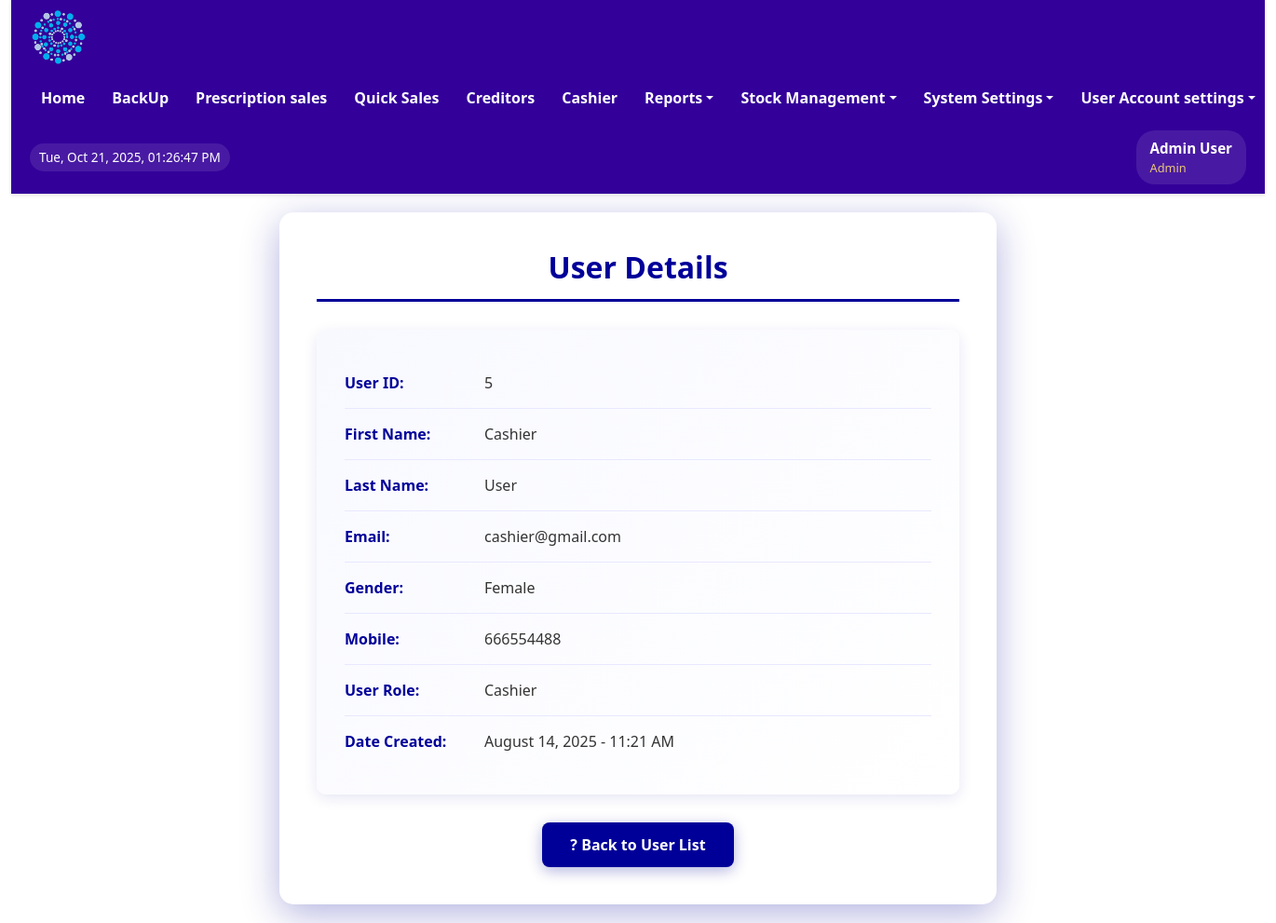
Page /views/view_user.php?user_id=5 (signed in) on the committed database.
### tables this page shows
CREATE TABLE IF NOT EXISTS `users` (
  `user_id` int NOT NULL AUTO_INCREMENT,
  `first_name` varchar(100) NOT NULL,
  `last_name` varchar(100) NOT NULL,
  `email` varchar(100) NOT NULL,
  `password` varchar(100) DEFAULT NULL,
  `username` varchar(100) DEFAULT NULL,
  `sex` varchar(50) NOT NULL,
  `mobile` int NOT NULL,
  `userrole` varchar(100) NOT NULL,
  `staff_number` varchar(50) NOT NULL,
  `date_created` datetime DEFAULT CURRENT_TIMESTAMP,
  PRIMARY KEY (`user_id`),
  UNIQUE KEY `email` (`email`),
  UNIQUE KEY `mobile` (`mobile`),
  UNIQUE KEY `staff_number` (`staff_number`)
);

### views/view_user.php (the view, shortened to what this page needs)
<?php
include '../includes/config.php';
include '../includes/header.php';
$user = [];
if (isset($_GET['user_id'])) {
    $user_id = $_GET['user_id'];
    $sql = "SELECT * FROM users WHERE user_id = ?";
    $stmt = $conn->prepare($sql);
    $stmt->bind_param('i', $user_id);
    $stmt->execute();
    $result = $stmt->get_result();
    if ($result->num_rows > 0) {
        $user = $result->fetch_assoc();
    } else {
        header("Location: userslist.php?error=user_not_found");
        exit();
    }
} else {
    header("Location: userslist.php?error=user_id_missing");
    exit();
}
?>
<!DOCTYPE html>
<html lang="en">
<head>
    <link rel="stylesheet" href="../assets/css/bootstrap.min.css">
</head>
<body>
    <div class="main-content">
        <div class="views">
            <h2>User Details</h2>
            <?php if (!empty($user)): ?>
   <div class="user-info-card">
       <div class="info-row">
           <span class="info-label">User ID:</span>
           <span class="info-value"><?php echo htmlspecialchars($user['user_id']); ?></span>
       </div>
       <div class="info-row">
           <span class="info-label">First Name:</span>
           <span class="info-value"><?php echo htmlspecialchars($user['first_name']); ?></span>
       </div>
       <div class="info-row">
           <span class="info-label">Last Name:</span>
           <span class="info-value"><?php echo htmlspecialchars($user['last_name']); ?></span>
       </div>
       <div class="info-row">
           <span class="info-label">Email:</span>
           <span class="info-value"><?php echo htmlspecialchars($user['email']); ?></span>
       </div>
       <div class="info-row">
           <span class="info-label">Gender:</span>
           <span class="info-value"><?php echo htmlspecialchars($user['sex']); ?></span>
       </div>
       <div class="info-row">
           <span class="info-label">Mobile:</span>
           <span class="info-value"><?php echo htmlspecialchars($user['mobile']); ?></span>
       </div>
       <div class="info-row">
           <span class="info-label">User Role:</span>
           <span class="info-value"><?php echo htmlspecialchars($user['userrole']); ?></span>
       </div>
       <div class="info-row">
           <span class="info-label">Date Created:</span>
           <span class="info-value"><?php echo htmlspecialchars(date('F j, Y - g:i A', strtotime($user['date_created']))); ?></span>
       </div>
   </div>
   <div style="text-align: center;">
       <a href="userslist.php" class="btn-back">? Back to User List</a>
   </div>
            <?php endif; ?>
        </div>
    </div>
</body>
</html>

### includes/header.php (shortened to what this page needs)
<?php
include('config.php');
$userDetails = [
    'user_id' => $_SESSION['user_id'] ?? null,
    'username' => 'Guest',
    'full_name' => 'Guest User',
    'first_name' => 'Guest',
    'last_name' => 'User',
    'email' => '',
    'mobile' => '',
    'userrole' => $_SESSION['userrole'],
    'staff_number' => '',
    'sex' => ''
];
if ($userDetails['user_id']) {
    $stmt = $conn->prepare("SELECT
                user_id, first_name, last_name, email, username,
                sex, mobile, userrole, staff_number
            FROM users
            WHERE user_id = ?");
    $stmt->bind_param("i", $userDetails['user_id']);
    $stmt->execute();
    $result = $stmt->get_result();
    if ($result->num_rows > 0) {
        $dbData = $result->fetch_assoc();
        $userDetails = array_merge($userDetails, [
            'username' => htmlspecialchars($dbData['username']),
            'full_name' => htmlspecialchars($dbData['first_name'] . ' ' . $dbData['last_name']),
            'first_name' => htmlspecialchars($dbData['first_name']),
            'last_name' => htmlspecialchars($dbData['last_name']),
            'email' => htmlspecialchars($dbData['email']),
            'mobile' => htmlspecialchars($dbData['mobile']),
            'sex' => htmlspecialchars($dbData['sex']),
            'staff_number' => htmlspecialchars($dbData['staff_number']),
            'userrole' => htmlspecialchars($dbData['userrole'])
        ]);
    }
}
$userrole = $userDetails['userrole'];
$full_name = $userDetails['full_name'];
?>
<!DOCTYPE html>
<html lang="en">
<head>
    <link rel="stylesheet" href="../assets/css/bootstrap.min.css" type="text/css">
</head>
<body>
    <div class="container-fluid">
        <div class="main-header">
            <div class="header-content">
                <div class="logo-container">
                    <img src="../assets/images/Logo-round-nobg-2.png" alt="Pharmacy Logo">
                </div>
                <nav class="main-nav">
                    <ul class="nav-list">
                        <?php if (in_array($userrole, ['Admin', 'Supervisor', 'Manager'])) : ?>
                            <li class="nav-item"><a href="../dashboard/admin_dashboard.php" class="nav-link">Home</a></li>
                            <li class="nav-item"><a href="../Backup/backup.php" class="nav-link">BackUp</a></li>
                            <li class="nav-item"><a href="../sales/orders.php" class="nav-link">Prescription sales</a></li>
                            <li class="nav-item"><a href="../sales/direct_orders.php" class="nav-link">Quick Sales</a></li>
                            <li class="nav-item"><a href="../views/view_credit_sales.php" class="nav-link">Creditors</a></li>
                            <li class="nav-item"><a href="../sales/view_order.php" class="nav-link">Cashier</a></li>
                        <?php endif; ?>
                        <?php if (in_array($userrole, ['Admin', 'Supervisor', 'Manager'])) : ?>
                        <li class="dropdown">
                            <a href="#" class="dropdown-toggle">Reports</a>
                        </li>
                        <?php endif; ?>
                        <?php if (in_array($userrole, ['Admin', 'Supervisor', 'Manager', 'Cashier'])) : ?>
                        <li class="dropdown">
                            <a href="#" class="dropdown-toggle">Stock Management</a>
                        </li>
                        <?php endif; ?>
                        <?php if (in_array($userrole, ['Admin'])) : ?>
                        <li class="dropdown">
                            <a href="#" class="dropdown-toggle">System Settings</a>
                        </li>
                        <?php endif; ?>
                        <?php if (in_array($userrole, ['Admin', 'Supervisor', 'Manager', 'Cashier', 'Cleaner', 'Security', 'Pharmtech'])) : ?>
                        <li class="dropdown user-menu">
                            <a href="#" class="dropdown-toggle">User Account settings</a>
                        </li>
                        <?php endif; ?>
                    </ul>
                </nav>
                <div id="date-time" class="date-time-display"></div>
                <div class="user-info-header">
                    <div class="user-details">
                        <span class="user-name"><?php echo htmlspecialchars($full_name); ?></span>
                        <span class="user-role"><?php echo htmlspecialchars($userrole); ?></span>
                    </div>
                </div>
            </div>
        </div>
</body>
</html>

### includes/header.php (style rules this page uses)
* { box-sizing:border-box;margin:0;padding:0 }
.main-header { background-color:#330099;padding:10px 20px;box-shadow:0 2px 4px rgba(0,0,0,0.1);position:sticky;top:0;z-index:1000;min-height:70px;color:#FFF }
.header-content { display:flex;align-items:center;justify-content:space-between;width:100%;margin:0 auto;gap:15px;flex-wrap:wrap }
.logo-container { display:flex;align-items:center }
.logo-container img { height:60px;width:auto }
.user-info-header { display:flex;align-items:center;gap:10px;background:rgba(255,255,255,0.1);padding:8px 15px;border-radius:20px;color:#FFF;white-space:nowrap }
.user-info-header .user-details { display:flex;flex-direction:column;align-items:flex-start }
.user-info-header .user-name { font-weight:bold;font-size:0.95em }
.user-info-header .user-role { font-size:0.8em;opacity:0.9;color:#FBD875 }
.main-nav { display:flex;align-items:center }
.main-nav .nav-list { list-style:none;margin:0;padding:0;display:flex;align-items:center;gap:5px }
.main-nav .nav-item,.main-nav .dropdown { color:#FFF }
.main-nav .nav-link,.main-nav .dropdown-toggle { display:block;padding:8px 12px;text-decoration:none;color:#FFF;font-weight:600;white-space:nowrap;border-radius:4px;transition:background 0.1s }
.dropdown { position:relative }
.date-time-display { font-size:0.85em;color:#FFF;padding:5px 10px;background:rgba(255,255,255,0.1);border-radius:15px;white-space:nowrap }
.main-content { margin:10px 20px }
.main-content h2 { color:#330099 }

### views/view_user.php (style rules this page uses)
.main-content { margin: 20px auto; max-width: 800px; padding: 0 15px; }
.views { background: white; border-radius: 15px; box-shadow: 0 10px 40px rgba(0, 0, 153, 0.3); padding: 40px; margin: 20px auto; }
.views h2 { color: #000099; font-weight: bold; margin-bottom: 30px; padding-bottom: 15px; border-bottom: 3px solid #000099; text-align: center; }
.user-info-card { background: linear-gradient(135deg, #f8f9ff 0%, #ffffff 100%); border-radius: 10px; padding: 30px; box-shadow: 0 4px 15px rgba(0, 0, 153, 0.1); }
.info-row { display: flex; padding: 15px 0; border-bottom: 1px solid #e8e8ff; transition: background 0.3s ease; }
.info-row:last-child { border-bottom: none; }
.info-label { font-weight: bold; color: #000099; width: 150px; flex-shrink: 0; }
.info-value { color: #333; flex: 1; }
.btn-back { background: #000099; color: white; padding: 12px 30px; border-radius: 8px; text-decoration: none; display: inline-block; margin-top: 30px; font-weight: bold;transition: all 0.3s ease; box-shadow: 0 4px 15px rgba(0, 0, 153, 0.3); }

### rows in the picture
users: userrole "Admin"
users: user_id "5", first_name "Cashier", last_name "User", email "cashier@gmail.com", sex "Female", mobile "666554488", userrole "Cashier", date_created "August 14, 2025 - 11:21 AM"

### other values in the picture
$full_name "Admin User"
